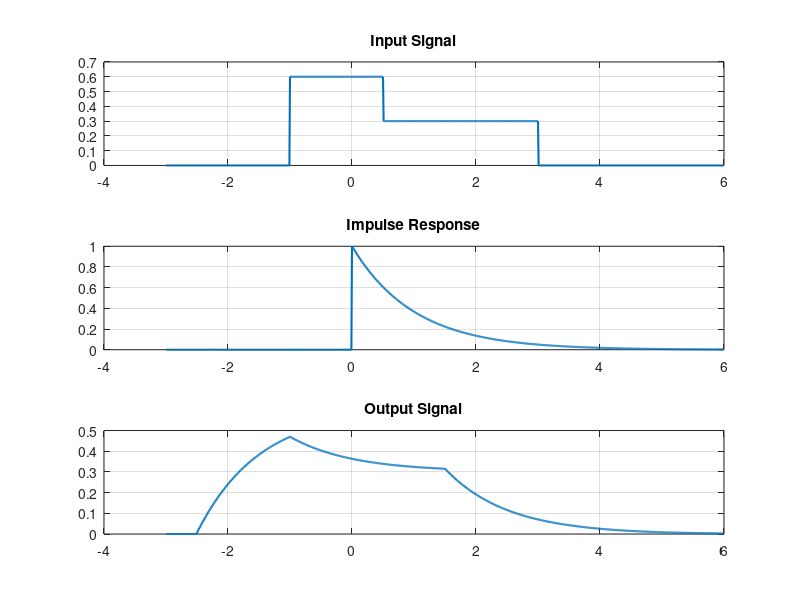

Source code (MATLAB):
time_points = -3:0.01:6;   
step_size = 0.01;         
total_points = length(time_points); 
  
impulse_response = exp(-time_points) .* (time_points >= 0); 
  
input_signal = zeros(size(time_points)); 
input_signal(time_points >= -1 & time_points <= 0.5) = 0.6;  
input_signal(time_points > 0.5 & time_points <= 3) = 0.3;     
  
output_signal = zeros(1, 2*total_points - 1); 
  
for n = 1:2*total_points-1 
    for k = 1:total_points 
        if (n - k + 1 > 0) && (n - k + 1 <= total_points) 
            output_signal(n) = output_signal(n) + input_signal(k) * impulse_response(n - k + 1); 
        end 
    end 
end 
  
output_signal = output_signal * step_size; 
start_index = floor((length(output_signal) - total_points) / 2) + 1; 
final_output = output_signal(start_index:start_index + total_points - 1); 
  
subplot(3,1,1); 
plot(time_points, input_signal, 'LineWidth', 1.5); 
title('Input Signal'); 
grid on; 
  
subplot(3,1,2); 
plot(time_points, impulse_response, 'LineWidth', 1.5); 
title('Impulse Response'); 
grid on; 
  
subplot(3,1,3); 
plot(time_points, final_output, 'LineWidth', 1.5); 
title('Output Signal'); 
grid on;
